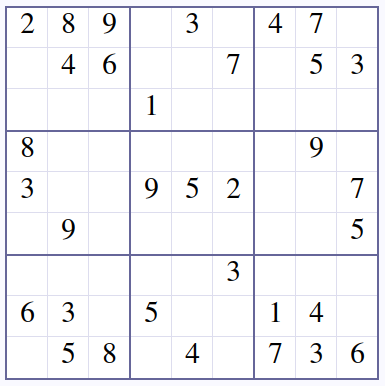
#> input picture Screenshot from 2022-01-02 21-00-15.png, 385 x 386 px
$ jupyter execute --allow-errors Untitled.ipynb   (shell and % lines are left out)
#> lines starting #> are read from the running program, lines starting #| are printed output that depends on the picture; long printed decimals are rounded
[cell 1]

import cv2 as cv
import math
import matplotlib.pyplot as plt
import numpy as np
import pytesseract

[cell 2]
img = cv.imread("Screenshot from 2022-01-02 21-00-15.png")
#> img is the input picture: shape (386, 385, 3); mean B, G, R 246.1, 243.2, 243.2
fig = plt.figure(1)
ax = fig.gca()
ax.imshow(img)

[cell 3]
img = cv.cvtColor(img, cv.COLOR_BGR2GRAY)
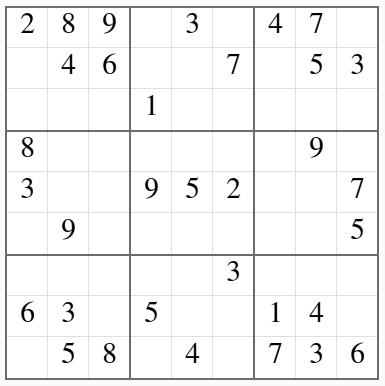
#> img: shape (386, 385); min 0, max 255, mean 243.6
fig = plt.figure(2)
ax = fig.gca()
ax.imshow(img)

[cell 4]
ret, img = cv.threshold(img, 127, 255, cv.THRESH_BINARY_INV)
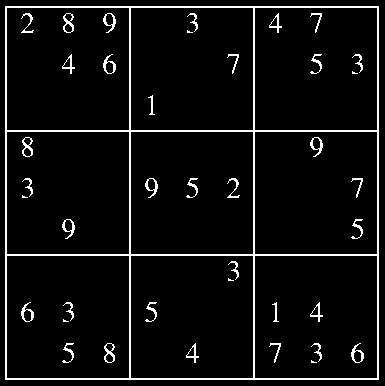
#> img: shape (386, 385); 5.7% white in thin lines or dots
fig = plt.figure(3)
ax = fig.gca()
ax.imshow(img)

[cell 5]
cnts, hierarchy = cv.findContours(img, cv.RETR_EXTERNAL, cv.CHAIN_APPROX_SIMPLE)
#> cnts = [[[5, 6], [5, 379], [378, 379], [378, 6]]]
cnt = cnts[0]
#> cnt = [[5, 6], [5, 379], [378, 379], [378, 6]]
print(cnt)
#| [[[  5   6]]
#|  [[  5 379]]
#|  [[378 379]]
#|  [[378   6]]]

[cell 6]
x_min = np.min(cnt[:, 0, 0])
#> x_min = 5
x_max = np.max(cnt[:, 0, 0])
#> x_max = 378
y_min = np.min(cnt[:, 0, 1])
#> y_min = 6
y_max = np.max(cnt[:, 0, 1])
#> y_max = 379
print(x_min, x_max, y_min, y_max)
#| 5 378 6 379

[cell 7]
delta_x = (x_max - x_min) / 9
#> delta_x = 41.44
delta_y = (y_max - y_min) / 9
#> delta_y = 41.44
print(delta_x, delta_y)
#| 41.444 41.444
